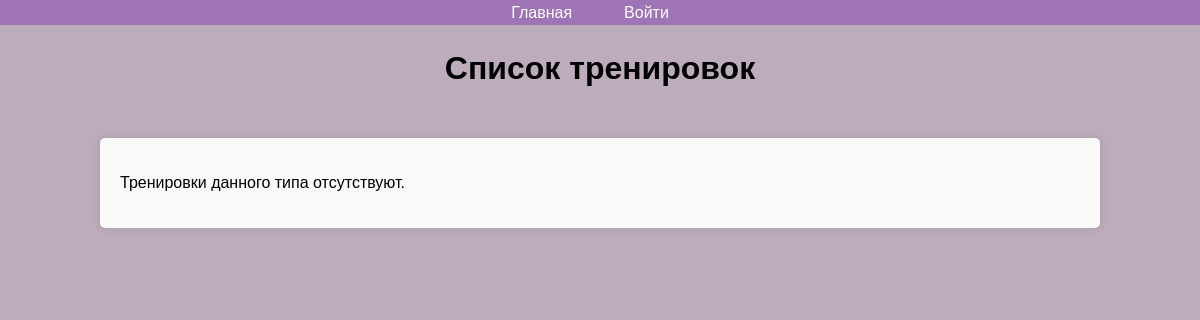
The page /train_list.php?training_type=1 on the database as committed earlier.
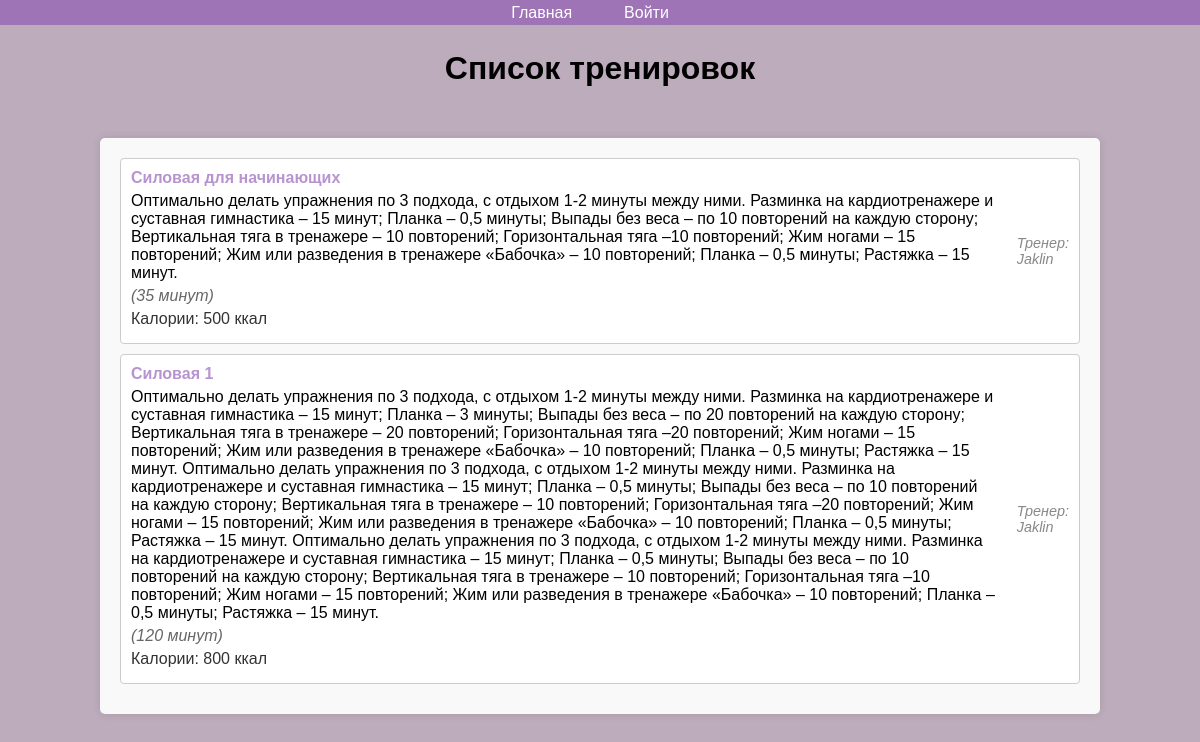
The same page on the database as committed later.
### tables this page shows
CREATE TABLE `training_programs` (
  `id` int(11) NOT NULL AUTO_INCREMENT,
  `name` varchar(255) DEFAULT NULL,
  `description` text DEFAULT NULL,
  `duration` int(11) DEFAULT NULL,
  `calories_burned` int(11) DEFAULT NULL,
  `training_name` varchar(255) DEFAULT NULL,
  `training_type_id` int(11) DEFAULT NULL,
  `created_by` int(11) DEFAULT NULL,
  `created_at` timestamp NOT NULL DEFAULT current_timestamp(),
  `status` enum('pending','approved','rejected') DEFAULT 'pending',
  PRIMARY KEY (`id`),
  KEY `training_type_id` (`training_type_id`),
  KEY `created_by` (`created_by`),
  CONSTRAINT `training_programs_ibfk_1` FOREIGN KEY (`training_type_id`) REFERENCES `training_types` (`id`) ON DELETE SET NULL,
  CONSTRAINT `training_programs_ibfk_2` FOREIGN KEY (`created_by`) REFERENCES `users` (`id`) ON DELETE CASCADE
);

CREATE TABLE `users` (
  `id` int(11) NOT NULL AUTO_INCREMENT,
  `username` varchar(255) DEFAULT NULL,
  `email` varchar(255) DEFAULT NULL,
  `password_hash` varchar(255) DEFAULT NULL,
  `age` int(11) DEFAULT NULL,
  `weight` float DEFAULT NULL,
  `height` float DEFAULT NULL,
  `gender` enum('male','female') DEFAULT NULL,
  `activity_level` enum('sedentary','light','moderate','active','very_active') DEFAULT NULL,
  `daily_calories` decimal(10,2) DEFAULT NULL,
  `created_at` timestamp NOT NULL DEFAULT current_timestamp(),
  `role_id` int(11) DEFAULT NULL,
  PRIMARY KEY (`id`),
  UNIQUE KEY `email` (`email`),
  KEY `role_id` (`role_id`),
  CONSTRAINT `users_ibfk_1` FOREIGN KEY (`role_id`) REFERENCES `roles` (`id`)
);

### train_list.php (the view, shortened to what this page needs)
<?php
include 'navbar.php';
if (isset($_GET['training_type'])) {
    $training_type_id = $_GET['training_type'];
    $stmt = $conn->prepare("
        SELECT
            t.id,
            t.name,
            t.description,
            t.duration,
            t.calories_burned,
            u.username AS trainer_name
        FROM training_programs t
        JOIN users u ON t.created_by = u.id
        WHERE t.training_type_id = ? AND t.status = 'approved'
    ");
    $stmt->bind_param("i", $training_type_id);
    $stmt->execute();
    $programs = $stmt->get_result()->fetch_all(MYSQLI_ASSOC);
}
?>
<!DOCTYPE html>
<html lang="ru">
<head>
</head>
<body>
<h1>Список тренировок</h1>
<div class="container">
    <?php if (!empty($programs)): ?>
        <ul class="program-list">
            <?php foreach ($programs as $program): ?>
                <li>
                    <div>
                        <a href="training_details.php?id=<?php echo $program['id']; ?>"><?php echo htmlspecialchars($program['name']); ?></a>
                        <p><?php echo htmlspecialchars($program['description']); ?></p>
                        <p class="duration">(<?php echo htmlspecialchars($program['duration']); ?> минут)</p>
                        <p class="calories">Калории: <?php echo htmlspecialchars($program['calories_burned']); ?> ккал</p>
                    </div>
                    <div class="trainer-info">
                        Тренер: <?php echo htmlspecialchars($program['trainer_name']); ?>
                    </div>
                </li>
            <?php endforeach; ?>
        </ul>
    <?php else: ?>
        <p>Тренировки данного типа отсутствуют.</p>
    <?php endif; ?>
</div>
</body>
</html>

Rows that differ between the two databases and show on the page:
now on this page (row edited): training_programs: name "Силовая для начинающих", description "Оптимально делать упражнения по 3 подхода, с отдыхом 1-2 минуты между ними. Разминка на кардиотренажере и суставная гимнастика – 15 минут; Планка – 0,5 минуты; Выпады без веса – по 10 повторений на каждую сторону; Вертикальная тяга в тренажере – 10 повторений; Горизонтальная тяга –10 повторений; Жим ногами – 15 повторений; Жим или разведения в тренажере «Бабочка» – 10 повторений; Планка – 0,5 минуты; Растяжка – 15 минут.", duration "35", calories_burned "500", created_by.username "Jaklin"
now on this page (row edited): training_programs: name "Силовая 1", description "Оптимально делать упражнения по 3 подхода, с отдыхом 1-2 минуты между ними. Разминка на кардиотренажере и суставная гимнастика – 15 минут; Планка – 3 минуты; Выпады без веса – по 20 повторений на каждую сторону; Вертикальная тяга в тренажере – 20 повторений; Горизонтальная тяга –20 повторений; Жим ногами – 15 повторений; Жим или разведения в тренажере «Бабочка» – 10 повторений; Планка – 0,5 минуты; Растяжка – 15 минут. Оптимально делать упражнения по 3 подхода, с отдыхом 1-2 минуты между ними. Разминка на кардиотренажере и суставная гимнастика – 15 минут; Планка – 0,5 минуты; Выпады без веса – по 10 повторений на каждую сторону; Вертикальная тяга в тренажере – 10 повторений; Горизонтальная…", duration "120", calories_burned "800", created_by.username "Jaklin"
Other text that changed with them:
text no longer shown: "Тренировки данного типа отсутствуют."
